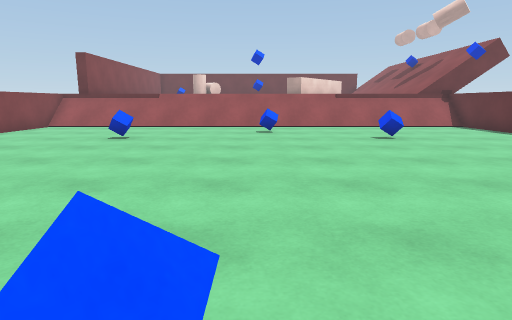
View 1 (above)

16 first-person views from a walk through a Unity game level. The camera is 1.2 m above the floor, tilts 10° down and sees 75° across. The floor is counted in squares, 1 m on a side. Each view is taken from the middle of a square. On the plan, view 1 faces up. The plan holds only what a view shows up to about 14 squares ahead; the rest is blank. The player is left out.

View 2
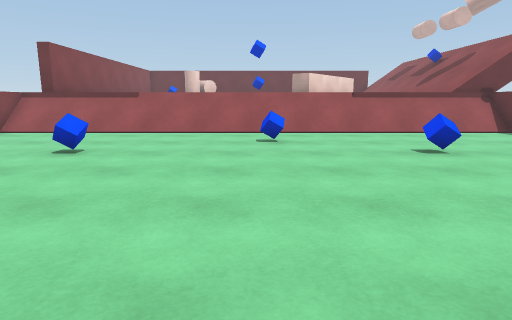

View 3
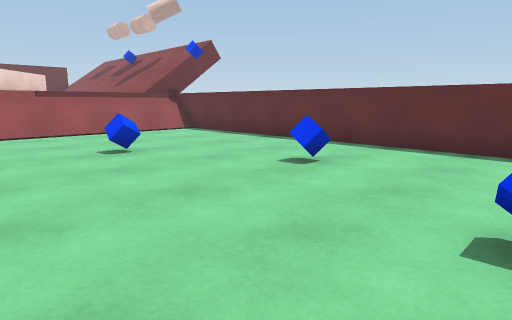

View 4
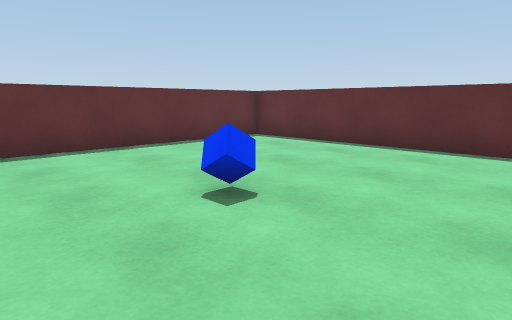

View 5
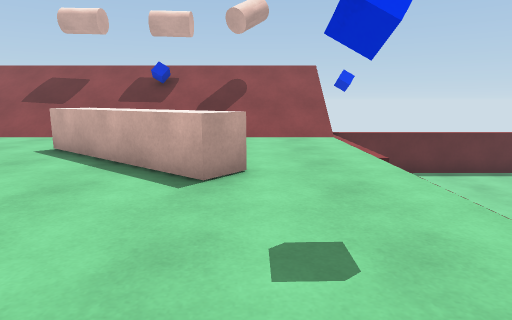

View 6
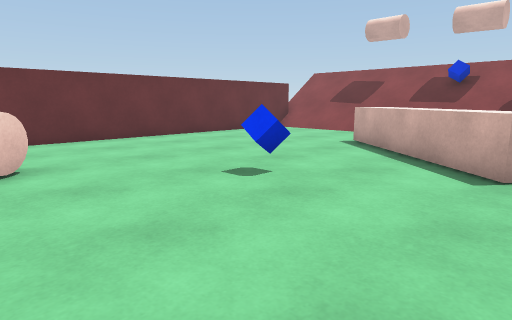

View 7
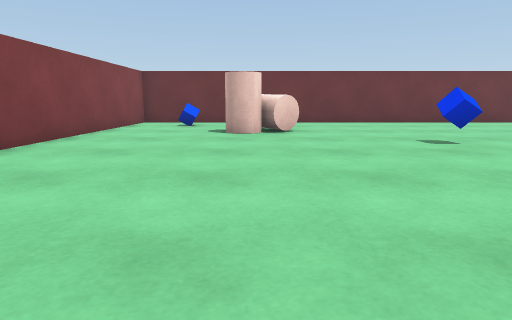

View 8
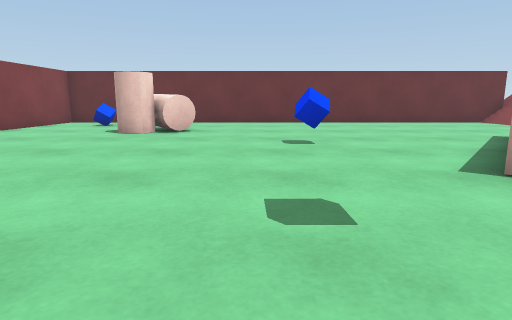

View 9
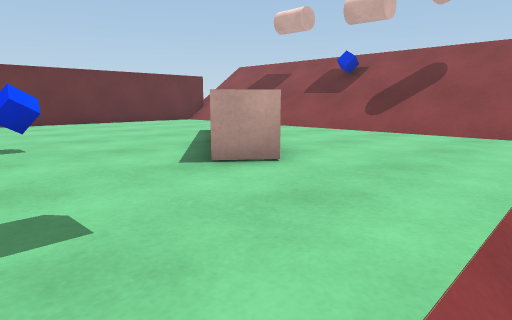

View 10
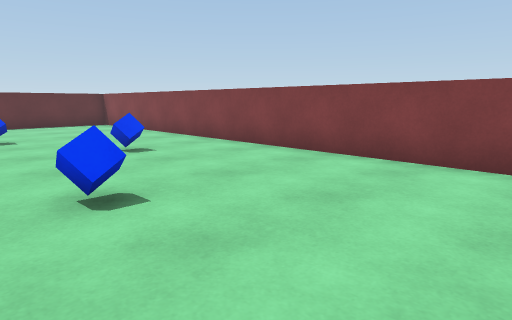

View 11
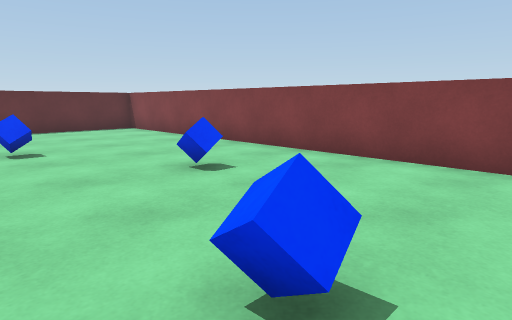

View 12
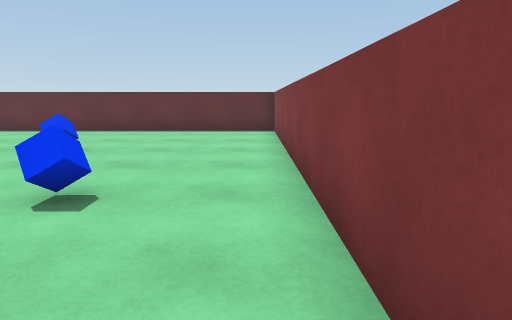

View 13
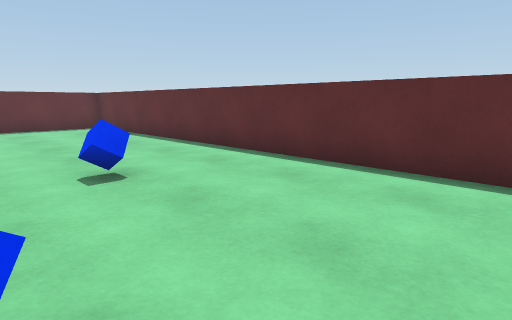

View 14
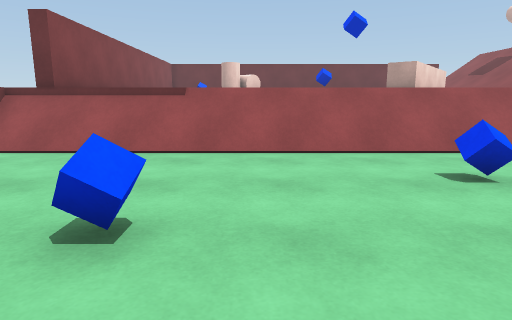

View 15
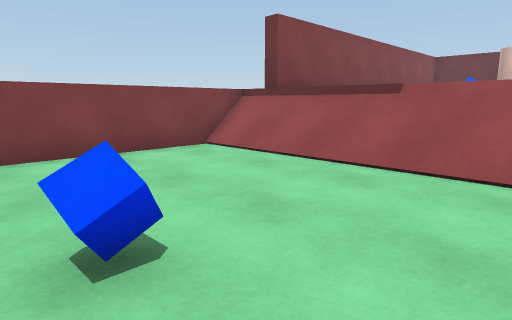

View 16
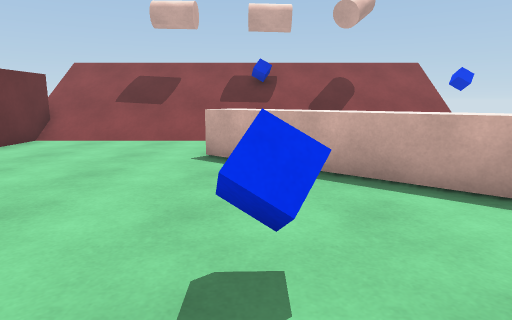

### Floor plan
Key: @ floor where view 1 was taken; # wall or solid block; x gap in a wall; . main floor; : floor 1.5 m higher than the main floor; / step, stairs or slope; = window, fence, low wall or low ledge; ^ raised ledge; C blue cube; O other object.
Columns run from 10 left of view 1 to 12 right of it. Each row starts with its distance up from view 1.
 31  ##################^///
 30  #:::: ::::::::::::////
 29  #::C: ::::::::::::////
 28  #::::O::::::::::::///O
 27  #::::OO:::::::::::///O
 26  #:::OO::::::::::::///O
 25  #:::::::::::::^ ::////
 24  #::::::::C::::^ ::///O
 23  #::::::::::::^^::://CO
 22  #:::::::::::^^::::////
 21  # :::::::::^^:::::////
 20  # :::::::::=::::::////
 19  #  :::::::::::::::////
 18  #   ::::::::::::::////
 17 ////////////////////xC
 16 #///////////////////^
 15 #...................#
 14 #...................#
 13 #..........C........#
 12 #...................#
 11 #.....C.......C.....#
 10 #...................#
  9 #...................#
  8 #...................#
  7 #..C.............C..#
  6 #...................#
  5 #...................#
  4 #...................#
  3 #.....C.......C.....#
  2 #...................#
  1 #........C..........#
  0 #.........@.........#
 -1 #...................#
 -2 #...................#
 -3 #####################

Where each view was taken, in squares from view 1:
view 1: 0 up, 0 right, facing up
view 2: 3 up, 0 right, facing up
view 3: 3 up, 1 right, facing up-right
view 4: 6 up, 1 right, facing down-right
view 5: 20 up, 3 left, facing right
view 6: 20 up, 4 left, facing up-right
view 7: 17 up, 4 left, facing up
view 8: 17 up, 1 left, facing up
view 9: 17 up, 1 left, facing up-right
view 10: 15 up, 3 left, facing down-left
view 11: 12 up, 3 left, facing down-left
view 12: 11 up, 9 left, facing down
view 13: 3 up, 6 left, facing down-right
view 14: 8 up, 3 left, facing up
view 15: 10 up, 2 left, facing up-left
view 16: 24 up, 2 left, facing right
